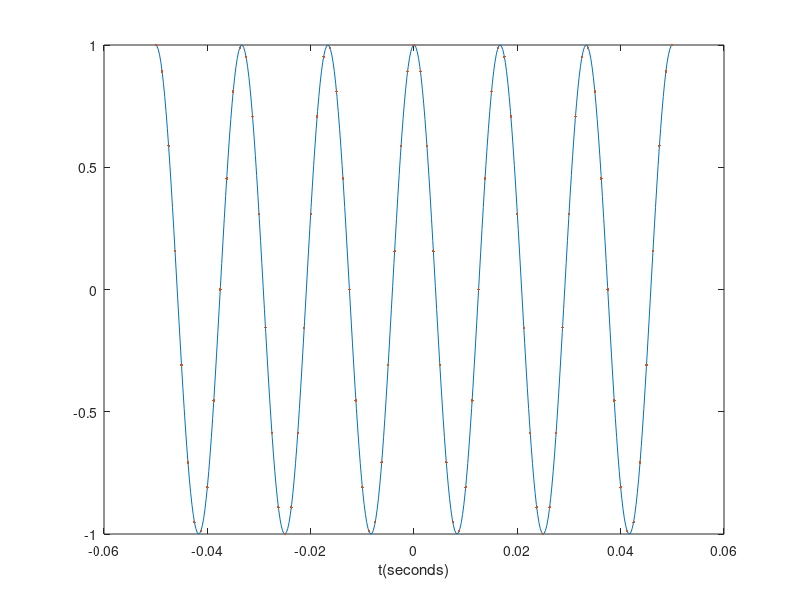

Here is the MATLAB script that generated this plot:
%Sampling and Quantization
clc;
clear all;
close all;
f = 60;
tmin = -0.05;
tmax = 0.05;
t = linspace(tmin, tmax, 400);
x_c = cos(2*pi*f*t);
plot(t, x_c)
xlabel('t(seconds)')

%%Sample this frequency 
T = 1/800;
nmin = ceil(tmin/T);
nmax = floor(tmax/T);
n = nmin:nmax;
x1 = cos(2*pi*f*n*T);
hold on
plot(n*T, x1, '.')
hold off
